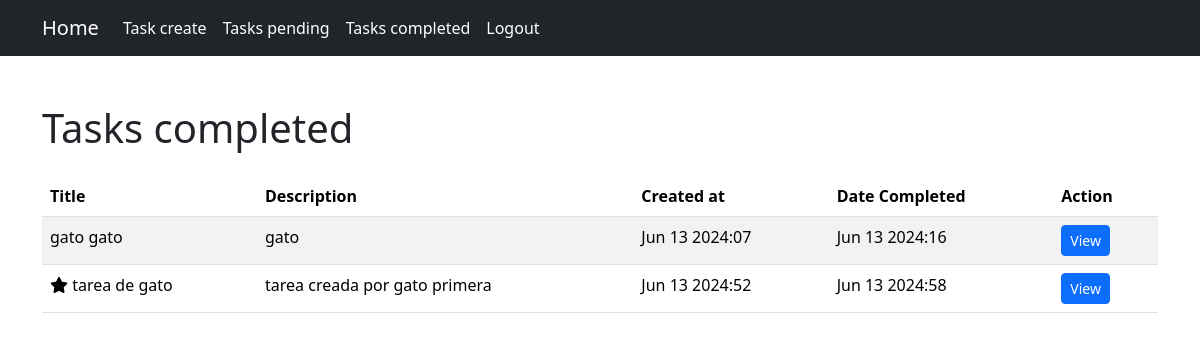
Page /tasks_completed/ (signed in) on the committed database.
### tasks/models.py (models this page shows, shortened)
class Task(models.Model):
    title = models.CharField(max_length=250)
    description = models.TextField(max_length = 500, blank = True)
    created = models.DateTimeField(auto_now_add = True)
    datecompleted = models.DateTimeField(null = True, blank = True)
    important = models.BooleanField(default = False)
    user = models.ForeignKey(User, on_delete = models.CASCADE)

### tasks/views.py (the view)
# urls.py: path('tasks_completed/', views.taks_completed, name='task_completed'),
@login_required
def taks_completed(request):
    tasks = Task.objects.filter(user = request.user, datecompleted__isnull = False).order_by('-datecompleted')
    return render(request, 'tasks.html', {
        'tasks': tasks,
        'type_task': 'completed'
    })

### tasks/templates/tasks.html
{% extends 'base.html' %}
{% block content %}
<div class="container">
    <h1 class="mt-5 mb-4">Tasks {{ type_task }}</h1>
    <div class="table-responsive">
        <table class="table table-striped">
            <thead>
                <tr>
                    <th>Title</th>
                    <th>Description</th>
                    <th>Created at</th>
                    {% if tasks.0.datecompleted %}
                    <th>Date Completed</th>
                    {% endif %}
                    <th>Action</th>
                </tr>
            </thead>
            <tbody>
                {% for task in tasks %}
                <tr>
                    <td>
                        {% if task.important %}
                        <i class="fa-solid fa-star"></i>
                        {% else %}
                        {{ task.title }}
                        {% endif %}
                        {{ task.title }}
                    </td>
                    <td>{{ task.description }}</td>
                    <td>{{ task.created|date:'M j Y:i' }}</td>
                    {% if task.datecompleted %}
                    <td>{{ task.datecompleted|date:'M j Y:i' }}</td>
                    {% endif %}
                    <td>
                        <a href="{% url 'task_detail' task.id %}" class="btn btn-sm btn-primary">View</a>
                    </td>
                </tr>
                {% endfor %}
            </tbody>
        </table>
    </div>
</div>
{% endblock %}

### rows in the picture
Task: title "gato", description "gato", created "Jun 13 2024:07", datecompleted "Jun 13 2024:16"
Task: important True (drawn), title "tarea de gato", description "tarea creada por gato primera", created "Jun 13 2024:52", datecompleted "Jun 13 2024:58"

### other values in the picture
{{ type_task }} "completed"
